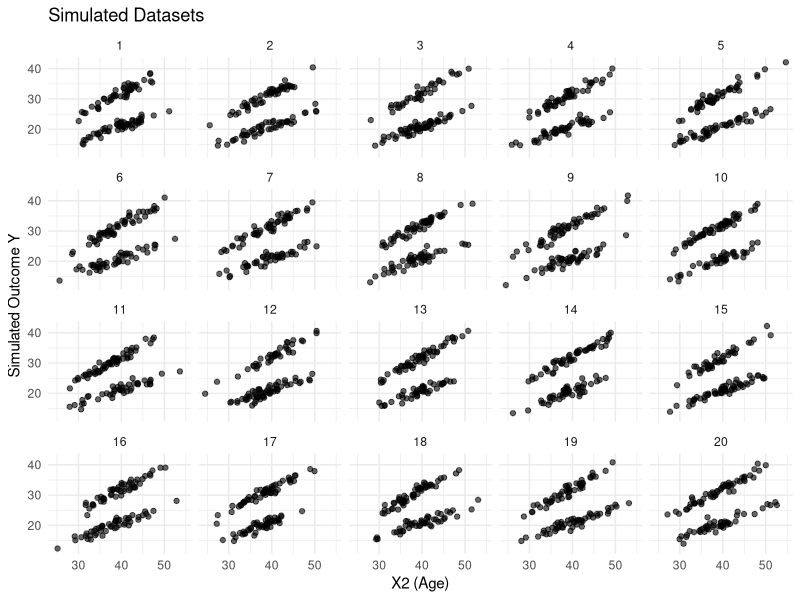

Recreate this plot in R.
################################## Worksheet 1 #################################

# Load libraries
library(ggplot2)

# The purpose of this work is to write code to simulate from a multiple regression
# model and to evaluate some common statistical properties of the simulation.

# 1.) 
# Write a program to create 20 simulated datasets from the following linear 
# regression model.

# a.	N=100, X1= 0 or 1 with ½ in each group, 
# X2 = age, mean = 39 years and SD = 5, 
# X3 = the interaction between X1 and X2.  
# Set beta0 = 1, beta1 = 1, beta2 = 0.5, beta3 = 0.25. 
# Variance of model error = 1


# Set a seed
set.seed(7)

# Parameters
n <- 100
beta0 <- 1
beta1 <- 1
beta2 <- 0.5
beta3 <- 0.25
sigma <- 1   # because variance = 1, so SD = 1

# Create empty list to store the 20 datasets
dfs_list <- vector("list", 20)

# Generate 20 simulated datasets
for (i in 1:20) {
  
  X1 <- rbinom(n, size = 1, prob = 0.5)
  X2 <- rnorm(n, mean = 39, sd = 5)
  X3 <- X1 * X2
  error <- rnorm(n, mean = 0, sd = sigma)
  
  Y <- beta0 + beta1 * X1 + beta2 * X2 + beta3 * X3 + error
  
  dfs_list[[i]] <- data.frame(
    sim = i,
    X1 = X1,
    X2 = X2,
    X3 = X3,
    Y = Y
  )
}

# Look at first data set
head(dfs_list[[1]])

# 2.) 
# Plot of the simulated datasets with X2 on the X axis and the simulated
# outcome on the Y axis.  
# Should we make any changes to the parameters?  
# Is there a reasonable amount of error and variation across the simulated 
# datasets?

# Get all datasets into one data frame
all_sims <- do.call(rbind, dfs_list)

# Plot each simulated dataset
ggplot(all_sims, aes(x = X2, y = Y)) +
  geom_point(alpha = 0.6) +
  facet_wrap(~ sim) +
  labs(
    title = "Simulated Datasets",
    x = "X2 (Age)",
    y = "Simulated Outcome Y"
  ) +
  theme_minimal()

# 3.)
